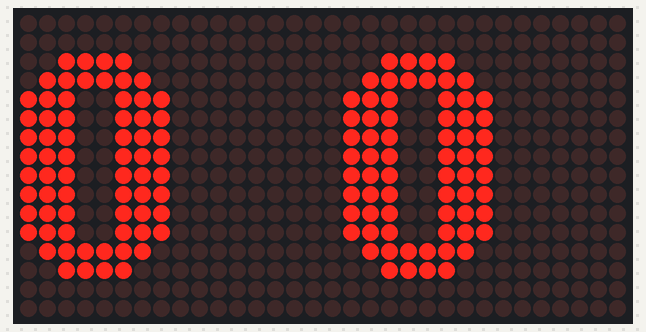
A sketch run on a simulated ESP32. Parts: 32×16 LED matrix.

Above: at 0.1 s.

The sketch:

esp32_rtc3231_dan_panelp10.ino
```cpp
#include <DMD32.h>        //
#include "fonts/SystemFont5x7.h"
#include "fonts/Arial_black_16.h"

#include<Wire.h>
#include <RtcDS3231.h>
RtcDS3231<TwoWire> Rtc (Wire);

#define DISPLAYS_ACROSS 1
#define DISPLAYS_DOWN 1
DMD dmd(DISPLAYS_ACROSS, DISPLAYS_DOWN);
int menit,detik;
String menite,detike;
const char  *print_detik = "0";
const char *print_menit = "0";
hw_timer_t * timer = NULL;
void IRAM_ATTR triggerScan()
{
  dmd.scanDisplayBySPI();
}

void setup(void) {
  uint8_t cpuClock = ESP.getCpuFreqMHz();
timer = timerBegin(0, cpuClock, true);
 timerAttachInterrupt(timer, &triggerScan, true);
   timerAlarmWrite(timer, 300, true);
    timerAlarmEnable(timer);
       dmd.clearScreen( true );

        Serial.begin(57600);
  Rtc.Begin(25,26);
  RtcDateTime compiled = RtcDateTime(__DATE__,__TIME__);
  Rtc.SetDateTime(compiled);
}

void loop(void) {
//   RtcDateTime now = Rtc.GetDateTime();
//  menit = now.Minute();
// detik = now.Second();
// menite = String(menit);
// detike = String(detik);
// print_menit = menite.c_str();
// print_detik = detike.c_str();
//     Serial.print(menite);
//     Serial.print(" ");
//     Serial.println(detike);
  dmd.clearScreen( true );
  dmd.selectFont(Arial_Black_16);

 dmd.drawString( 0,  1, print_menit, 2, GRAPHICS_NORMAL    );
  dmd.drawString( 17,  1,print_detik, 2, GRAPHICS_NORMAL    );

}
```
